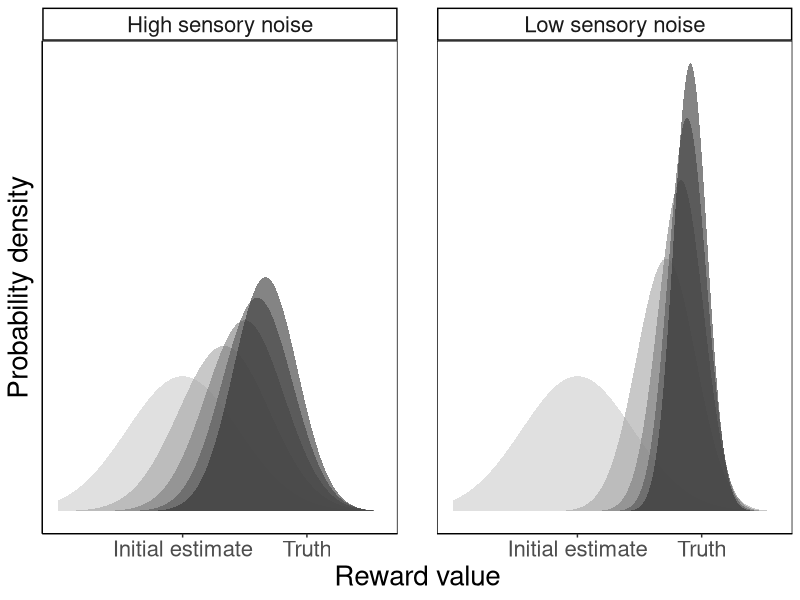
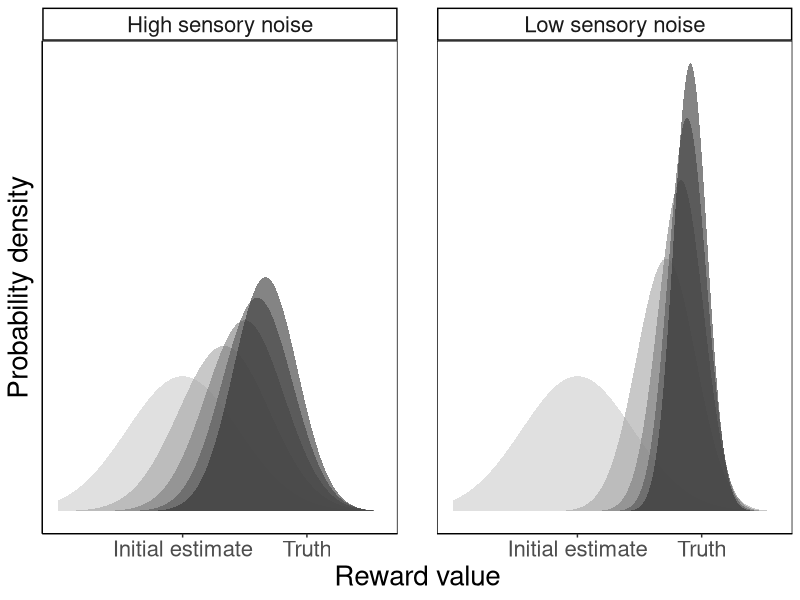

R code for these plots, in order:

library(ggplot2)

# Figure of decreasing uncertainty with increasing numbers of observations

img <- ggplot()
for (sensory_s2 in c(10, 2)) {
  est_mu_initial <- 0
  est_mu <- est_mu_initial
  est_s2 <- 5
  true_mu <- 5
  n_iter <- 4
  
  for (iter in 0:n_iter) {
    if (iter > 0) {
      # Update estimated mean
      obs <- true_mu
      delta <- obs - est_mu
      alpha <- est_s2 / (sensory_s2 + est_s2)
      est_mu <- est_mu + alpha*delta
      # Update estimated s2
      est_s2 <- (1/est_s2 + 1/sensory_s2)^-1 
    }
    # Add layer
    img <- img + 
      stat_function(
        data = data.frame(x = c(-5, 8), iter = iter, s2 = sprintf('%s', sensory_s2)),
        mapping = aes(x = x, fill = iter),
        fun = dnorm, args = list(mean = est_mu, sd = sqrt(est_s2)),
        geom = "area",
        show.legend = F,
        alpha = 0.6,
        n = 10000)
  }
}

img_2_plot <- img + 
  scale_fill_gradient(high = rgb(0.2, 0.2, 0.2), low = rgb(0.8, 0.8, 0.8)) +
  facet_wrap(vars(s2), labeller = as_labeller(c('10' = 'High sensory noise', '2' = 'Low sensory noise'))) +
  theme_classic() +
  theme(axis.text.y = element_blank(), axis.ticks.y = element_blank()) +
  scale_x_continuous(breaks = c(est_mu_initial, true_mu), labels = c('Initial estimate', 'Truth')) +
  labs(fill = 'N. obs.', x = 'Reward value', y = 'Probability density') +
  theme(
    text = element_text(size = 20),
    panel.spacing = unit(1, "cm"),
    panel.border = element_rect(fill = NA)
  )
  
plot(img_2_plot)

ggsave(plot = img_2_plot,
       filename = file.path('C:/Users/isaac/Projects/bayesian-rl-chapter/github/figs/est-convergence.png'),
       height = 15,
       width = 20,
       units = 'cm')
